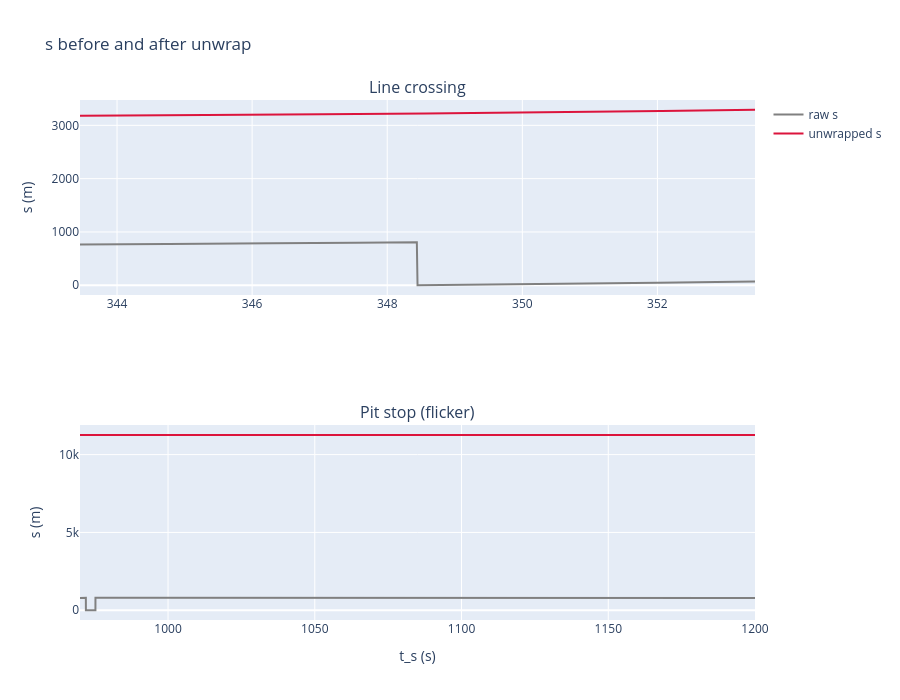

The notebook cell saved with this chart:
### Markdown cell above
verify the unwrapping removed every wrap jump and nothing else.
* s: at line crossing the s jumps from ~805 to ~0, unwrapped s should continue smoothly past 805.
* during the pit stop, raw s flickers between ~805 and ~0 while the car stands need the line, unwrapped s shhould stay flat. this confirms the flicker doesnt create fake jumps.
- if both hold then the linear interpolation later will not produce values from the wrong side of the track

### Code cell
from plotly.subplots import make_subplots
import plotly.graph_objects as go
from src.loader import load, load_centerline
from src.preprocess import unwrap

L = load_centerline().attrs["length"]
cc = load("vehicle_curvilinear_coordinates")
cc_u = unwrap(cc, "s", L)

t_cross = 348.448507   # lap start_s from find_laps, this is lap 4
windows = [
    (t_cross - 5, t_cross + 5, "Line crossing"),
    (970, 1200, "Pit stop (flicker)"),
]

fig = make_subplots(rows=2, cols=1, subplot_titles=[w[2] for w in windows])
for i, (t0, t1, _) in enumerate(windows, start=1):
    m = (cc["t_s"] >= t0) & (cc["t_s"] <= t1)
    fig.add_trace(go.Scatter(x=cc.loc[m, "t_s"], y=cc.loc[m, "s"],
                             name="raw s", line_color="gray",
                             showlegend=(i == 1)), row=i, col=1)
    fig.add_trace(go.Scatter(x=cc_u.loc[m, "t_s"], y=cc_u.loc[m, "s"],
                             name="unwrapped s", line_color="crimson",
                             showlegend=(i == 1)), row=i, col=1)
    fig.update_yaxes(title_text="s (m)", row=i, col=1)

fig.update_xaxes(title_text="t_s (s)", row=2, col=1)
fig.update_layout(title="s before and after unwrap", height=700)
fig.show()

### Figure 1 — Plotly figure (JSON) as saved in the notebook; plotly's stock layout.template omitted (floating-point values rounded to 4 significant figures; data arrays with more than 128 entries replaced by an {"elided": "..."} marker saying what was removed)
{"data": [{"line": {"color": "gray"}, "name": "raw s", "showlegend": true, "type": "scatter", "x": {"elided": "976 float values"}, "xaxis": "x", "y": {"elided": "976 float values"}, "yaxis": "y"}, {"line": {"color": "crimson"}, "name": "unwrapped s", "showlegend": true, "type": "scatter", "x": {"elided": "976 float values"}, "xaxis": "x", "y": {"elided": "976 float values"}, "yaxis": "y"}, {"line": {"color": "gray"}, "name": "raw s", "showlegend": false, "type": "scatter", "x": {"elided": "22086 float values"}, "xaxis": "x2", "y": {"elided": "22086 float values"}, "yaxis": "y2"}, {"line": {"color": "crimson"}, "name": "unwrapped s", "showlegend": false, "type": "scatter", "x": {"elided": "22086 float values"}, "xaxis": "x2", "y": {"elided": "22086 float values"}, "yaxis": "y2"}], "layout": {"annotations": [{"font": {"size": 16}, "showarrow": false, "text": "Line crossing", "x": 0.5, "xanchor": "center", "xref": "paper", "y": 1, "yanchor": "bottom", "yref": "paper"}, {"font": {"size": 16}, "showarrow": false, "text": "Pit stop (flicker)", "x": 0.5, "xanchor": "center", "xref": "paper", "y": 0.375, "yanchor": "bottom", "yref": "paper"}], "height": 700, "title": {"text": "s before and after unwrap"}, "xaxis": {"anchor": "y", "domain": [0, 1]}, "xaxis2": {"anchor": "y2", "domain": [0, 1], "title": {"text": "t_s (s)"}}, "yaxis": {"anchor": "x", "domain": [0.625, 1], "title": {"text": "s (m)"}}, "yaxis2": {"anchor": "x2", "domain": [0, 0.375], "title": {"text": "s (m)"}}}}
